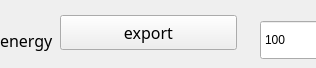
<?xml version="1.0" encoding="UTF-8"?>
<ui version="4.0">
 <class>ExportWidget</class>
 <widget class="QWidget" name="ExportWidget">
  <property name="geometry">
   <rect>
    <x>0</x>
    <y>0</y>
    <width>316</width>
    <height>68</height>
   </rect>
  </property>
  <property name="minimumSize">
   <size>
    <width>316</width>
    <height>68</height>
   </size>
  </property>
  <property name="windowTitle">
   <string>ExportWidget</string>
  </property>
  <widget class="QPushButton" name="GenButton">
   <property name="geometry">
    <rect>
     <x>60</x>
     <y>15</y>
     <width>177</width>
     <height>35</height>
    </rect>
   </property>
   <property name="minimumSize">
    <size>
     <width>177</width>
     <height>35</height>
    </size>
   </property>
   <property name="maximumSize">
    <size>
     <width>325</width>
     <height>40</height>
    </size>
   </property>
   <property name="font">
    <font>
     <family>黑体</family>
     <pointsize>12</pointsize>
    </font>
   </property>
   <property name="text">
    <string>export</string>
   </property>
  </widget>
  <widget class="QSpinBox" name="spinBox">
   <property name="geometry">
    <rect>
     <x>260</x>
     <y>20</y>
     <width>80</width>
     <height>40</height>
    </rect>
   </property>
   <property name="minimumSize">
    <size>
     <width>80</width>
     <height>40</height>
    </size>
   </property>
   <property name="maximum">
    <number>255</number>
   </property>
   <property name="value">
    <number>100</number>
   </property>
  </widget>
  <widget class="QLabel" name="label">
   <property name="geometry">
    <rect>
     <x>0</x>
     <y>20</y>
     <width>61</width>
     <height>41</height>
    </rect>
   </property>
   <property name="minimumSize">
    <size>
     <width>61</width>
     <height>41</height>
    </size>
   </property>
   <property name="maximumSize">
    <size>
     <width>61</width>
     <height>41</height>
    </size>
   </property>
   <property name="font">
    <font>
     <family>Microsoft YaHei</family>
     <pointsize>12</pointsize>
    </font>
   </property>
   <property name="text">
    <string>energy</string>
   </property>
  </widget>
 </widget>
 <layoutdefault spacing="6" margin="11"/>
 <resources/>
 <connections/>
</ui>
